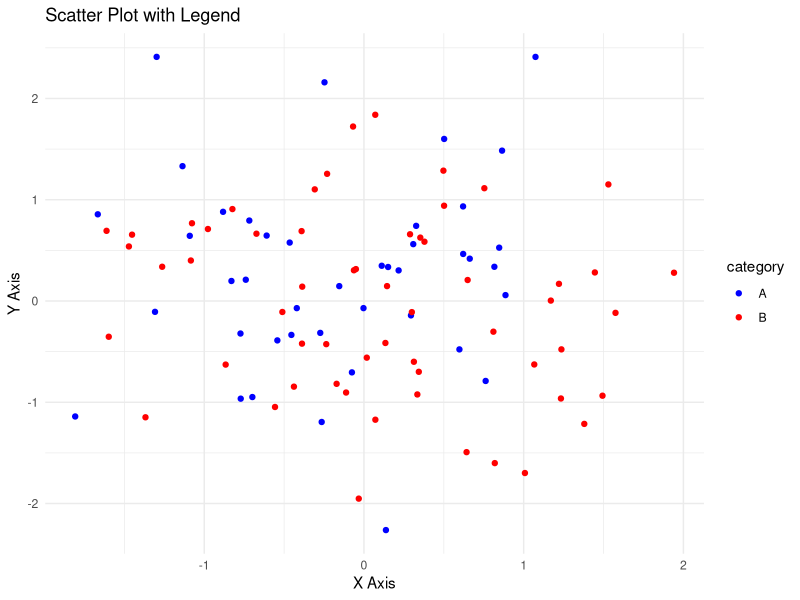

Here is the R script that generated this plot:
## ---- chunk 1
library(ggplot2)

# Create a sample plot
data <- data.frame(
  x = rnorm(100),
  y = rnorm(100),
  category = sample(c("A", "B"), 100, replace = TRUE)
)

# Plot with legend
ggplot(data, aes(x = x, y = y, color = category)) +
  geom_point() +
  labs(title = "Scatter Plot with Legend", x = "X Axis", y = "Y Axis") +
  scale_color_manual(values = c("A" = "blue", "B" = "red")) +
  theme_minimal()
